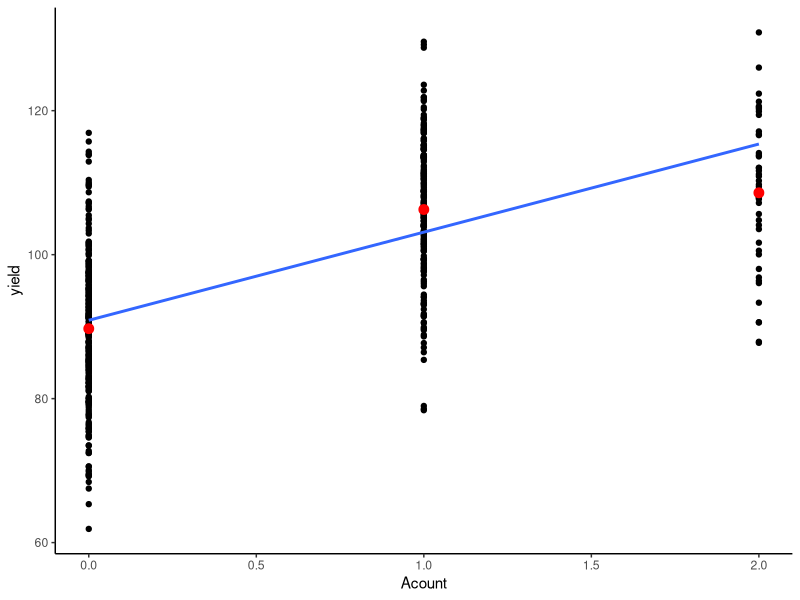
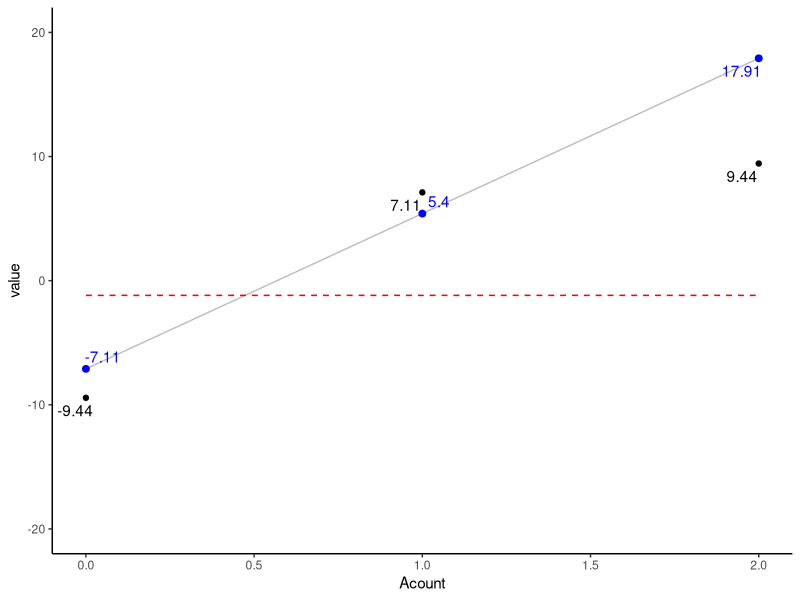
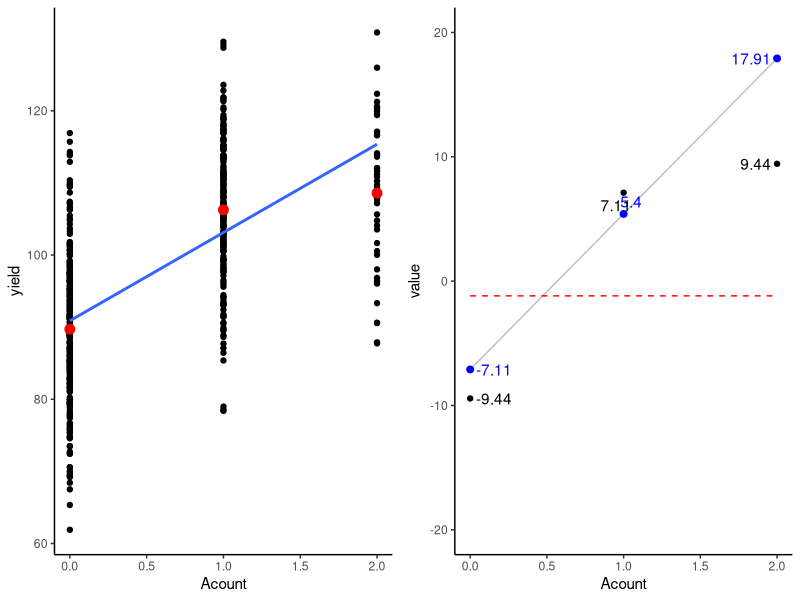

Write R code to recreate these figures, in order.
library(tidyverse)
library(ggpubr)

set.seed(123)

# Inputs ------------------------------------------------------------------

p <- 0.3 # allele freq of A
q <- 1 - p # allele freq of a
n <- 500 # population size

# Genetic model for yield (single locus)
mu <- 100 # overall mean yield (e.g., bu/ac)
a <- 10 # additive effect: +/- a around mean
d <- 5 # dominance deviation for heterozygote
sigma_e <- 10 # environmental SD

# HWE genotype frequencies  -----------------------------------------------

freq <- c(AA = p^2, Aa = 2 * p * q, aa = q^2)
freq
# AA   Aa   aa
# 0.09 0.42 0.49

# Simulate genotypes under HWE --------------------------------------------

geno <- sample(names(freq), size = n, replace = TRUE, prob = freq)
geno <- factor(geno, levels = c("aa", "Aa", "AA"))

# Optional: code genotype as number of A alleles (0,1,2)
Acount <- as.integer(geno) - 1 # because levels are aa(1), Aa(2), AA(3)

# ---- Assign genotypic (genetic) values ----
# a-model: G(aa)= -a, G(Aa)= d, G(AA)= +a (then add mu)
G <- ifelse(geno == "aa", -a, ifelse(geno == "Aa", d, +a))

# ---- Add environment and create yield ----
e <- rnorm(n, mean = 0, sd = sigma_e)
yield <- mu + G + e

# Data --------------------------------------------------------------------

dat <- data.frame(
  id = 1:n,
  geno = geno,
  Acount = Acount,
  G = G,
  yield = yield
)

head(dat)

f1 <- dat |>
  ggplot(aes(x = Acount, y = yield)) +
  geom_point() +
  stat_summary(fun = "mean", colour = "red", size = 3, geom = "point") +
  geom_smooth(method = "lm", se = FALSE) +
  theme_classic()
f1

# Estimate a, d, M --------------------------------------------------------

obs_freq <- prop.table(table(dat$geno))
obs_freq

allel_freq <- c(
  "A" = obs_freq[3] + 1 / 2 * (obs_freq[2]),
  "a" = obs_freq[1] + 1 / 2 * (obs_freq[2])
)
p <- allel_freq[1]
q <- allel_freq[2]

GV <- tapply(dat$yield, dat$geno, mean)
GV

mid_point <- (GV[1] + GV[3]) / 2
a <- GV[3] - mid_point
d <- GV[2] - mid_point

M <-  a * (p - q) + 2 * p * q * d
M

# Average effects ---------------------------------------------------------

alpha_A <- set_names(a * p + d * q - M, "A")
alpha_a <- set_names(d * p - a * q - M, "a")
alpha <- set_names(a + d * (q - p), "average_alpha")

# Breeding Value ----------------------------------------------------------

BV_AA <- 2 * alpha_A
BV_Aa <- alpha_A + alpha_a
BV_aa <- 2 * alpha_a

# Dominance Value ---------------------------------------------------------

D_AA <- (a - M) - BV_AA
D_Aa <- (d - M) - BV_Aa
D_aa <- (-a - M) - BV_aa

# Figure ------------------------------------------------------------------

values <- data.frame(
  Acount = c(0, 1, 2),
  label = c("-a", "d", "a"),
  obs_freq = c(obs_freq[1], obs_freq[2], obs_freq[3]),
  M = rep(M, 3),
  mid_point = rep(mid_point, 3),
  value = c(-a, d, a),
  value_c = c(-a, d, a) - M,
  GV = c(GV[1], GV[2], GV[3]),
  BV = c(BV_aa, BV_Aa, BV_AA),
  DV = c(D_aa, D_Aa, D_AA)
)

f2 <- values |>
  ggplot(aes(x = Acount)) +
  geom_point(aes(y = value)) +
  geom_smooth(
    method = "lm",
    mapping = aes(y = BV),
    se = FALSE, color = "grey", linewidth = 0.5
  ) +
  geom_point(aes(y = BV), color = "blue", size = 2) +
  geom_line(data = values, aes(y = M), color = "red", linetype = 2) +
  theme_classic() +
  ggrepel::geom_text_repel(aes(y = BV, label = round(BV, 2)), color = "blue") +
  ggrepel::geom_text_repel(aes(y = value, label = round(value, 2)), color = "black") +
  ylim(c(-20, 20)) +
  theme(legend.position = "none")
f2

ggarrange(f1, f2)


# Regression --------------------------------------------------------------

# Fit a simple regression on allele count
summary(lm(yield ~ Acount, data = dat))
